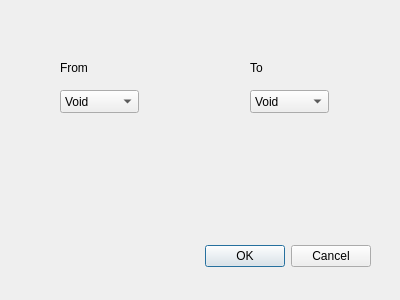
<?xml version="1.0" encoding="UTF-8"?>
<ui version="4.0">
 <class>ConvertPaintingDialog</class>
 <widget class="QDialog" name="ConvertPaintingDialog">
  <property name="geometry">
   <rect>
    <x>0</x>
    <y>0</y>
    <width>400</width>
    <height>300</height>
   </rect>
  </property>
  <property name="windowTitle">
   <string>Dialog</string>
  </property>
  <widget class="QDialogButtonBox" name="buttonBox">
   <property name="geometry">
    <rect>
     <x>30</x>
     <y>240</y>
     <width>341</width>
     <height>32</height>
    </rect>
   </property>
   <property name="orientation">
    <enum>Qt::Horizontal</enum>
   </property>
   <property name="standardButtons">
    <set>QDialogButtonBox::Cancel|QDialogButtonBox::Ok</set>
   </property>
  </widget>
  <widget class="QComboBox" name="comboBoxFrom">
   <property name="geometry">
    <rect>
     <x>60</x>
     <y>90</y>
     <width>79</width>
     <height>23</height>
    </rect>
   </property>
   <property name="currentText">
    <string>Void</string>
   </property>
   <item>
    <property name="text">
     <string>Void</string>
    </property>
   </item>
   <item>
    <property name="text">
     <string>Sparse</string>
    </property>
   </item>
   <item>
    <property name="text">
     <string>Dense</string>
    </property>
   </item>
  </widget>
  <widget class="QComboBox" name="comboBoxTo">
   <property name="geometry">
    <rect>
     <x>250</x>
     <y>90</y>
     <width>79</width>
     <height>23</height>
    </rect>
   </property>
   <item>
    <property name="text">
     <string>Void</string>
    </property>
   </item>
   <item>
    <property name="text">
     <string>Sparse</string>
    </property>
   </item>
   <item>
    <property name="text">
     <string>Dense</string>
    </property>
   </item>
  </widget>
  <widget class="QLabel" name="labelFrom">
   <property name="geometry">
    <rect>
     <x>60</x>
     <y>60</y>
     <width>59</width>
     <height>15</height>
    </rect>
   </property>
   <property name="text">
    <string>From</string>
   </property>
  </widget>
  <widget class="QLabel" name="labelTo">
   <property name="geometry">
    <rect>
     <x>250</x>
     <y>60</y>
     <width>59</width>
     <height>15</height>
    </rect>
   </property>
   <property name="text">
    <string>To</string>
   </property>
  </widget>
 </widget>
 <resources/>
 <connections>
  <connection>
   <sender>buttonBox</sender>
   <signal>accepted()</signal>
   <receiver>ConvertPaintingDialog</receiver>
   <slot>accept()</slot>
   <hints>
    <hint type="sourcelabel">
     <x>248</x>
     <y>254</y>
    </hint>
    <hint type="destinationlabel">
     <x>157</x>
     <y>274</y>
    </hint>
   </hints>
  </connection>
  <connection>
   <sender>buttonBox</sender>
   <signal>rejected()</signal>
   <receiver>ConvertPaintingDialog</receiver>
   <slot>reject()</slot>
   <hints>
    <hint type="sourcelabel">
     <x>316</x>
     <y>260</y>
    </hint>
    <hint type="destinationlabel">
     <x>286</x>
     <y>274</y>
    </hint>
   </hints>
  </connection>
 </connections>
</ui>
